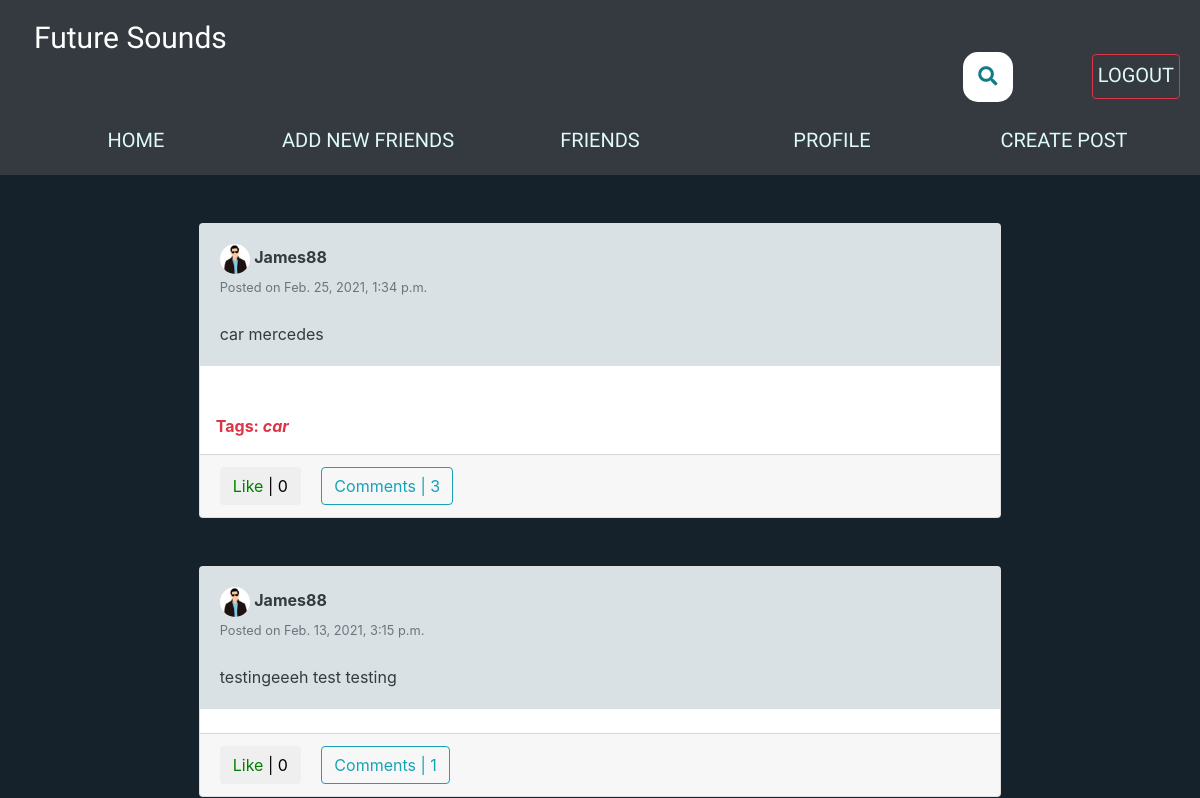
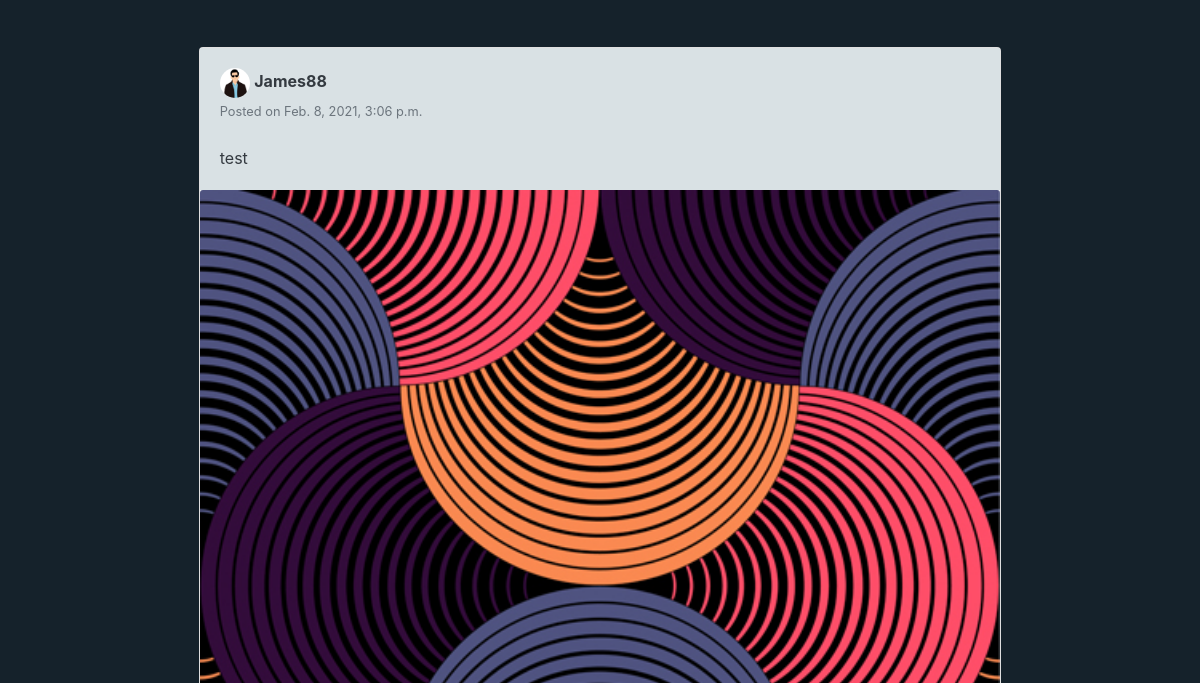
The app's page /user_posts/James88/ (signed in, upper part), older data (2 pictures, top to bottom).
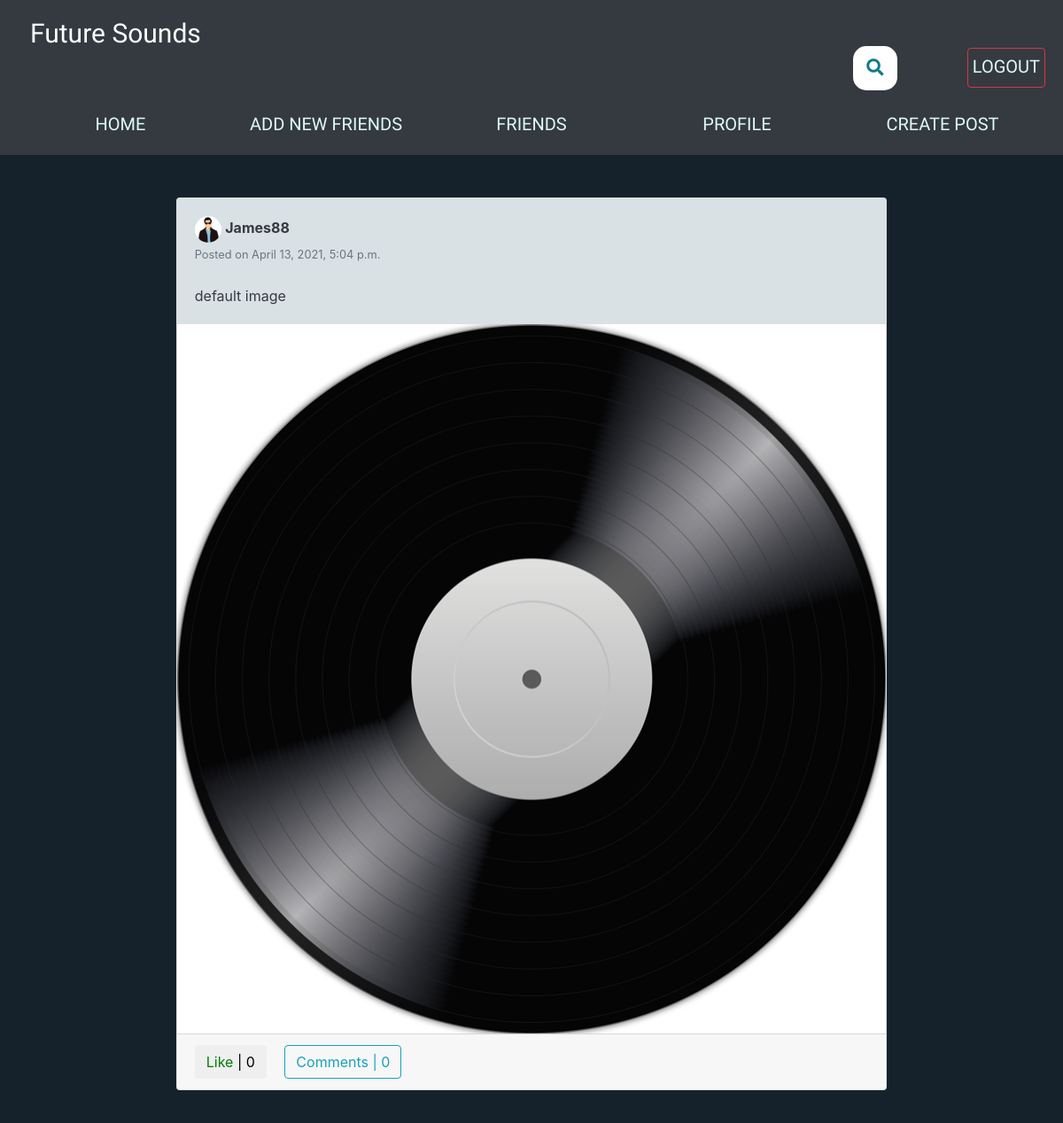
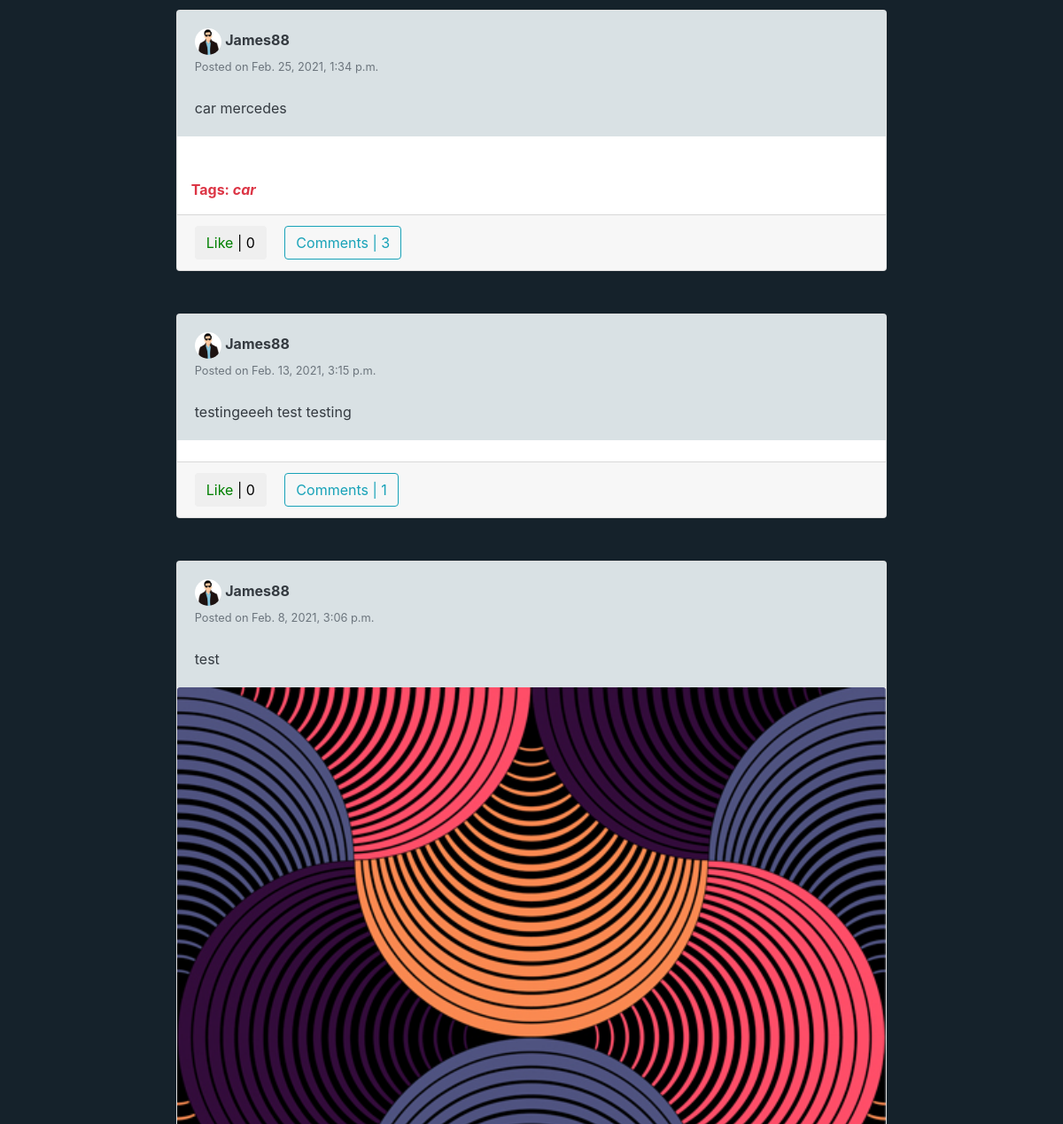
The same page, newer data (2 pictures, top to bottom).
### feed/models.py (models this page shows, shortened)
class Post(models.Model):
	description = models.TextField(max_length=255)
	pic = models.ImageField(upload_to='path/to/img', blank=True)
	date_posted = models.DateTimeField(default=timezone.now)
	user_name = models.ForeignKey(User, on_delete=models.CASCADE)
	tags = models.CharField(max_length=100, blank=True)

### users/models.py (models this page shows, shortened)
class Profile(models.Model):
    user = models.OneToOneField(User, on_delete=models.CASCADE)
    image = models.ImageField(default='default.png', upload_to='profile_pics')
    slug = AutoSlugField(populate_from='user')
    bio = models.CharField(max_length=255, blank=True)
    friends = models.ManyToManyField('Profile', blank=True)
    def get_absolute_url(self):
        return "/users/{}".format(self.slug)

### feed/views.py (the view)
# urls.py: path('user_posts/<str:username>/', UserPostListView.as_view(), name='user-posts'),
class UserPostListView(LoginRequiredMixin, ListView):
    model = Post
    template_name = 'feed/user_posts.html'
    context_object_name = 'posts'
    paginate_by = 10
    def get_context_data(self, **kwargs):
        context = super(UserPostListView, self).get_context_data(**kwargs)
        user = get_object_or_404(User, username=self.kwargs.get('username'))
        liked = [i for i in Post.objects.filter(user_name=user) if Like.objects.filter(user = self.request.user, post=i)]
        context['liked_post'] = liked
        return context
    def get_queryset(self):
        user = get_object_or_404(User, username=self.kwargs.get('username'))
        return Post.objects.filter(user_name=user).order_by('-date_posted')

### feed/templates/feed/user_posts.html (shortened to what this page needs)
{% extends "feed/layout.html" %}
{% load static %}
{% block searchform %}
<div class="container2">
<link rel="stylesheet" href="https://use.fontawesome.com/releases/v5.3.1/css/all.css"
integrity="sha384-mzrmE5qonljUremFsqc01SB46JvROS7bZs3IO2EmfFsd15uHvIt+Y8vEf7N7fWAU">
<form class="searchbar" action="{% url 'search_posts' %}" method="get"">
  <button id="search_btn" type="submit">
  <i class="fa fa-search"></i>
  </button>
</form>
</div>
{% endblock searchform %}
{% block content %}
 	<div class="container">
	    <div class="row">
	      <div class="col-xl-9 col-md-10 m-auto order-xl-2 mb-5 mb-xl-0">
	        {% for post in posts %}
	        <div class="card card-signin my-5">
	          <div class="card-body">
	          	<a href="{{ post.user_name.profile.get_absolute_url }}"><img src="{{ post.user_name.profile.image.url }}" class="rounded-circle" width="30" height="30" alt=""></a>
	          	<a class="text-dark" href="{{ post.user_name.profile.get_absolute_url }}"><b>{{ post.user_name }}</b></a>
	          	<br><small class="text-muted">Posted on {{ post.date_posted }}</small>
	          	<br><br>
	            <p class="card-text text-dark">{{ post.description }}</p>
	          </div>
            {% if post.pic %}
	          <a href="{% url 'post-detail' post.id %}"><img class="card-img-top" src="{{ post.pic.url }}" alt=""></a>
            {% endif %}
	          {% if post.tags %}
	          <br><p class="text-danger ml-3"><b>Tags: <i>{{ post.tags }}</i></b></p>
	          {% endif %}
	          <div class="card-footer">
	          	<button class="btn btn-white mr-3 like" id="{{ post.id }}">
			        {% if post in liked_post %}
			            <a href="{% url 'post-like' %}" style="color:red;" id="likebtn{{ post.id }}"> Unlike</a> | {{post.likes.count}}
			        {% else %}
			            <a href="{% url 'post-like' %}" style="color:green;" id="likebtn{{ post.id }}"> Like</a> | {{post.likes.count}}
			        {% endif %}
			    </button>
	          	<a class="btn btn-outline-info" href="{% url 'post-detail' post.id %}">Comments | {{ post.details.count }}</a>
	          </div>
	        </div>
	        {% endfor %}
	  	   </div>
	    </div>
	</div>
{% endblock content %}

### feed/templates/feed/layout.html (shortened to what this page needs)
{% load static %}
<!DOCTYPE html>
<html>
  <head>
    <link
      rel="stylesheet"
      href="https://maxcdn.bootstrapcdn.com/bootstrap/4.0.0/css/bootstrap.min.css"
    />
    <link rel="stylesheet" href="{% static 'css/custom.css' %}" />
  </head>
  <body>
    <nav class="navbar navbar-expand-md navbar-dark bg-dark large_navbar">
      <div class="container1">
        <a href="{% url 'home' %}" class="navbar-brand ml-4 mr-4" href="#"
          ><b>Future Sounds</b></a
        >
        <div class="collapse navbar-collapse menu_nav" id="navbarNavAltMarkup">
          <div class="navbar-nav">
            <a class="nav-item" href="{% url 'home' %}">HOME</a>
            <a class="nav-item" href="{% url 'users_list' %}"
              >ADD NEW FRIENDS</a
            >
            {% if user.is_authenticated %}
            <a class="nav-item" href="{% url 'friend_list' %}">FRIENDS</a>
            <a class="nav-item" href="{% url 'my_profile' user.profile.slug %}"
              >PROFILE</a
            >
            <a class="nav-item" href="{% url 'post-create' user.profile.slug %}"
              >CREATE POST</a
            >
            <a
              class="nav-item-logout auth_buttons btn btn-danger"
              href="{% url 'logout' %}"
              >LOGOUT</a
            >
            {% endif %} {% block searchform %}{% endblock searchform %}
          </div>
        </div>
      </div>
    </nav>
    <div class="container">
      {% include 'users/messages.html' %}{% block content %}{% endblock content %}
    </div>
  </body>
</html>

### feed/static/css/custom.css (style rules this page uses)
html { overflow-y: scroll; overflow-x: scroll; -webkit-tap-highlight-color:transparent; box-sizing: border-box; }
*, *:before, *:after { box-sizing: inherit; }
body { background-color: #15222b; overflow: hidden; }
html { -o-user-select: none; -moz-user-select: none; -webkit-user-select: none; user-select: none; }
p,a,h1,h2,h3,h4,h5,h6,li,td,article { -o-user-select: text; -moz-user-select: text; -webkit-user-select: text; user-select: text; }
.container1 { width: 100%; height: auto; padding: 0px; position: relative; }
.large_navbar { padding: 10px; }
.menu_nav { justify-content: center; }
.navbar-brand { margin: 0px; padding: -10px; left: -25px; font-family: 'Saira', sans-serif; font-weight: 100; font-size: 30px; }
.navbar-nav { width: 100%; height: auto; padding: 10px; }
.nav-item-logout { position: absolute; top: 34px; right: 0; font-family: 'Saira', sans-serif; font-weight: 200; font-size: 20px; color: rgb(223, 250, 250); padding: 5px; width: 25%; height: 45px !important; }
.auth_buttons { width: auto; margin: 10px; height: fit-content; background: none; }
.nav-item { font-family: 'Saira', sans-serif; font-weight: 100; font-size: 20px; color: rgb(223, 250, 250); padding: 15px; width: 100%; text-align: center; position: relative; top: 35px; margin-bottom: 20px; }
.container2 { width: 100%; top: 10px; left: 10%; position: absolute; margin: 0px; }
#search_btn { border: none; background: none; }
.searchbar { position: absolute; top: 32px; right: 25%; transition: all 1s; width: 50px; height: 50px; background: white; box-sizing: border-box; border-radius: 15px; border: 4px solid white; padding: 20px; }
.fa-search { box-sizing: border-box; padding: 10px; width: 42.5px; height: 42.5px; position: absolute; top: 0; right: 0; border-radius: 50%; color: #127b87; text-align: center; font-size: 1.2em; transition: all 1s; }
.card-body { background-color: #d9e1e4; }

Row changes from the older to the newer data that the page shows:
added Post: user_name.profile.image (picture), user_name "James88", date_posted "April 13, 2021, 5:04 p.m.", description "default image", pic (picture), likes.count "0", details.count "0"
